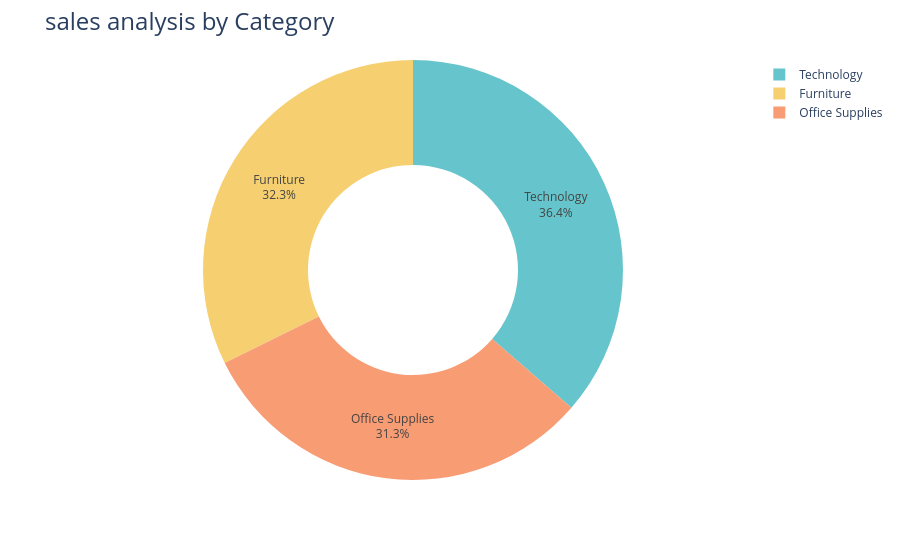

The notebook cell saved with this chart:
### Code cell
fig= px.pie(sales_by_category,
            values='Sales',
            names='Category',
            hole=0.5,
            color_discrete_sequence = px.colors.qualitative.Pastel)
fig.update_traces(textposition='inside',textinfo='percent+label')
fig.update_layout(title_text='sales analysis by Category',title_font=dict(size=24))
fig.show()

### Figure 1 — Plotly figure (JSON) as saved in the notebook; plotly's stock layout.template omitted (floating-point values rounded to 4 significant figures)
{"data": [{"domain": {"x": [0, 1], "y": [0, 1]}, "hole": 0.5, "hovertemplate": "Category=%{label}<br>Sales=%{value}<extra></extra>", "labels": ["Furniture", "Office Supplies", "Technology"], "legendgroup": "", "name": "", "showlegend": true, "textinfo": "percent+label", "textposition": "inside", "type": "pie", "values": [742000.0, 719000.0, 836200.0]}], "layout": {"autosize": true, "legend": {"tracegroupgap": 0}, "margin": {"t": 60}, "piecolorway": ["rgb(102, 197, 204)", "rgb(246, 207, 113)", "rgb(248, 156, 116)", "rgb(220, 176, 242)", "rgb(135, 197, 95)", "rgb(158, 185, 243)", "rgb(254, 136, 177)", "rgb(201, 219, 116)", "rgb(139, 224, 164)", "rgb(180, 151, 231)", "rgb(179, 179, 179)"], "title": {"font": {"size": 24}, "text": "sales analysis by Category"}}}
